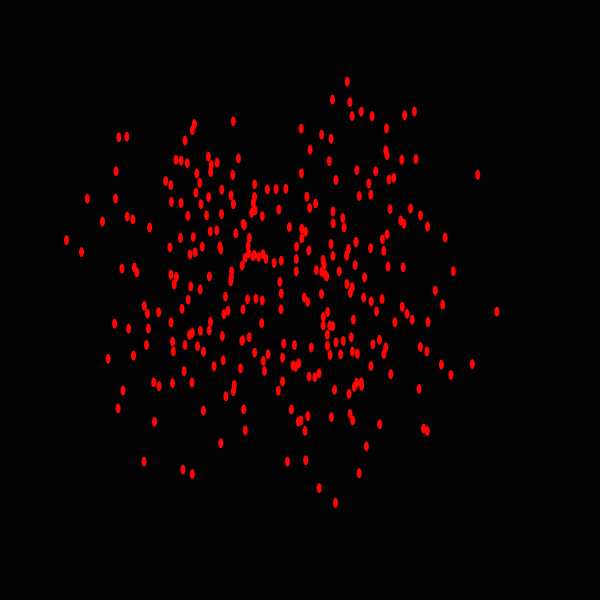
Frame 1 (no input)
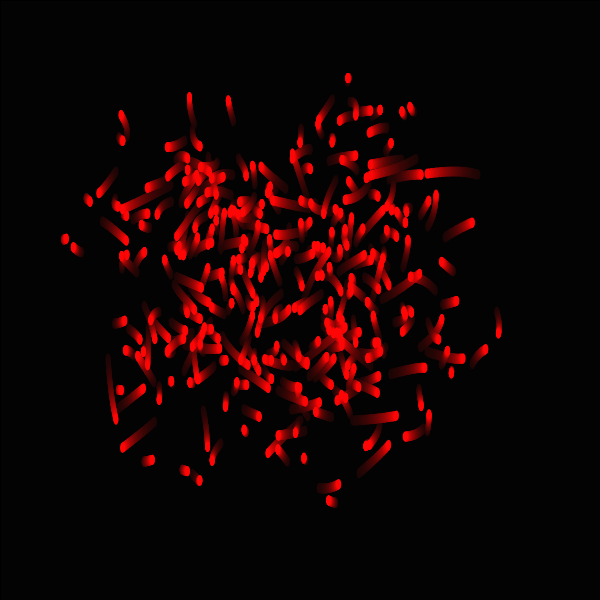
Frame 60 (the mouse pressed at the canvas centre just before this capture)
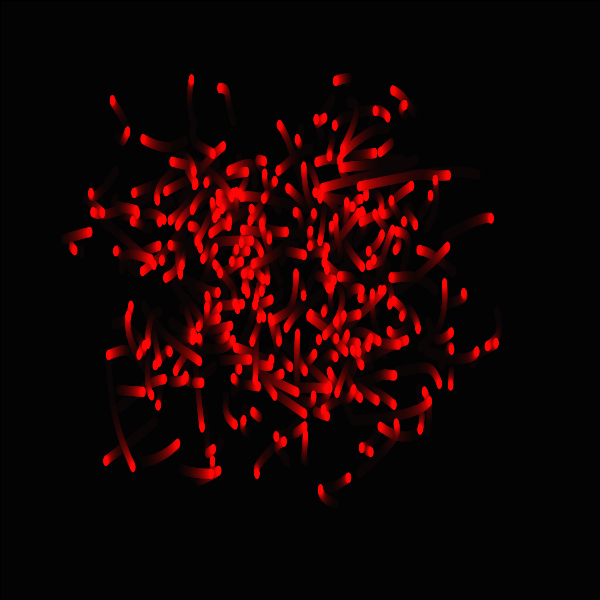
Frame 120 (the mouse held since frame 60 and released just before this capture)

The Processing sketch that drew these frames (run headless with seeded random() and noise(); from frame 60 on, the mouse is pressed at the canvas centre):

// Processing sketch: sketch_201117a
// ── sketch_201117a.pde
int randomNumber = (int) random(600);
int randomNumberY = (int) random(600);
float x = randomNumber;
float y = randomNumberY;


void setup() {
  size(600, 600);
  background(#030303);
}
void draw() {
  makeMagical();
  for (int i = 0; i < 300; i++) {
    fill(#FF0505);
    ellipse(x, y, 5, 10);
    x = getWormX(i);
    y = getWormY(i);
  }
}
 float frequency = .001;
 float noiseInterval = PI;

void makeMagical() {
        fill( 0, 0, 0, 10 );
        rect(0, 0, width, height);
        noStroke();
}

float getWormX(int i) {
  return map(noise(i*noiseInterval + frameCount * frequency), 0, 1, 0, width);
}

float getWormY(int i) {
return map(noise(i*noiseInterval+1 + frameCount * frequency), 0, 1, 0, height);
}
